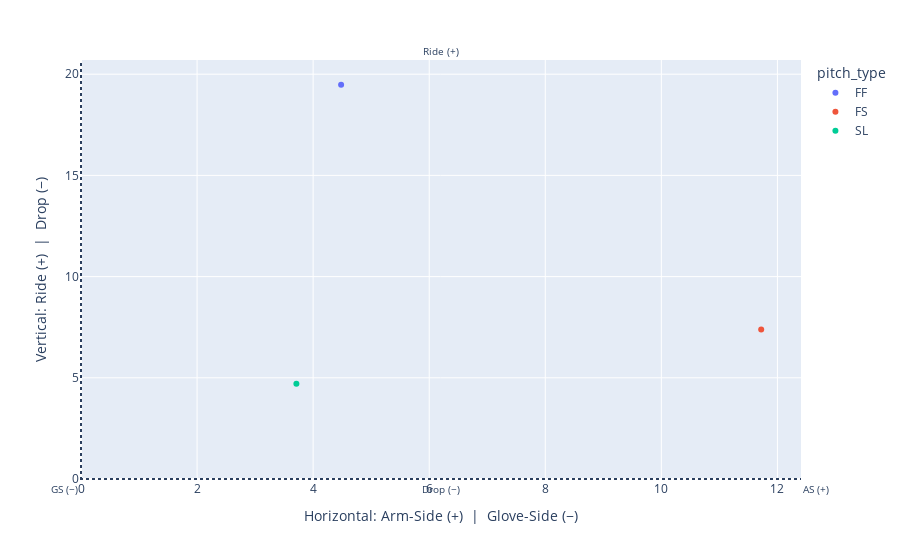
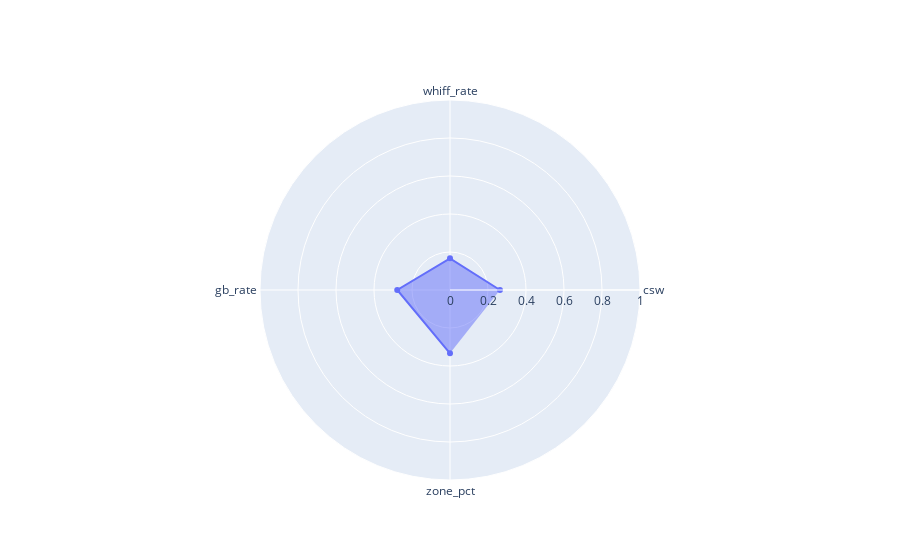
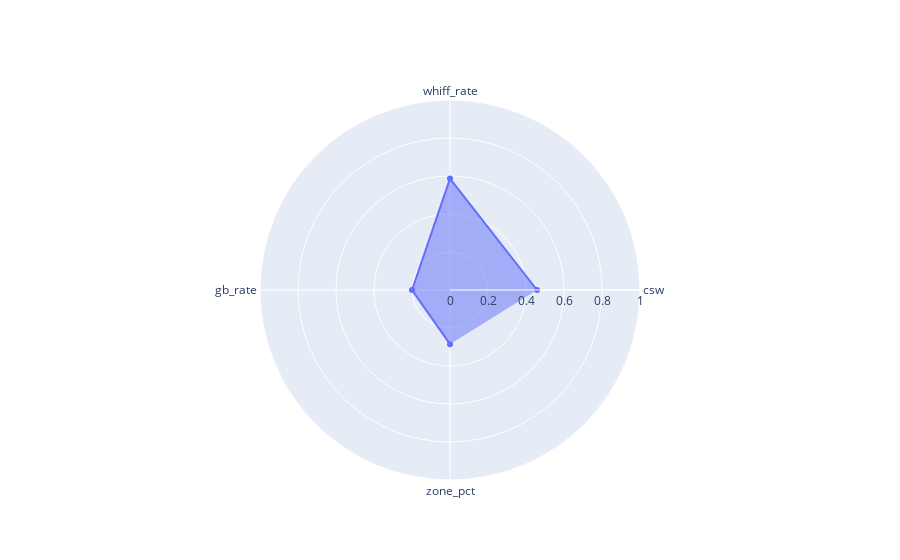
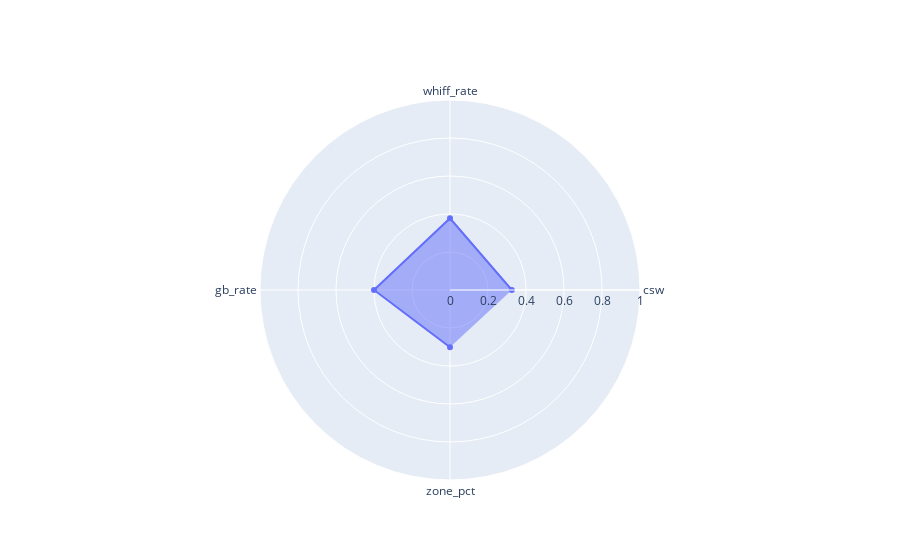

These figures' notebook cell, in order:
### Code cell
if SELECTED_PITCHER:
    df_p = df_fit[df_fit["player_name"] == SELECTED_PITCHER].sort_values("pitch_type")
    try:
        display(df_p)
    except NameError:
        print(df_p)

    try:
        display(movement_scatter_xy(df_p, color="pitch_type"))
    except NameError:
        movement_scatter_xy(df_p, color="pitch_type").show()

    for _, row in df_p.iterrows():
        try:
            display(radar_quality(row))
        except NameError:
            radar_quality(row).show()
        print(xy_blurb(row))
else:
    print("No pitchers found. Try a different date window.")

### Figure 1 — Plotly figure (JSON) as saved in the notebook; plotly's stock layout.template omitted (floating-point values rounded to 4 significant figures)
{"data": [{"customdata": [["Yesavage, Trey", "FF", "R", 94.32, 0.1667, 0.2778, 0.263]], "hovertemplate": "pitch_type=%{customdata[1]}<br>hb_as_in=%{x}<br>ivb_in=%{y}<br>player_name=%{customdata[0]}<br>p_throws=%{customdata[2]}<br>velo=%{customdata[3]}<br>whiff_rate=%{customdata[4]}<br>gb_rate=%{customdata[5]}<br>csw=%{customdata[6]}<extra></extra>", "legendgroup": "FF", "marker": {"color": "#636efa", "symbol": "circle"}, "mode": "markers", "name": "FF", "orientation": "v", "showlegend": true, "type": "scatter", "x": [4.482], "xaxis": "x", "y": [19.48], "yaxis": "y"}, {"customdata": [["Yesavage, Trey", "FS", "R", 83.81, 0.5862, 0.2, 0.4581]], "hovertemplate": "pitch_type=%{customdata[1]}<br>hb_as_in=%{x}<br>ivb_in=%{y}<br>player_name=%{customdata[0]}<br>p_throws=%{customdata[2]}<br>velo=%{customdata[3]}<br>whiff_rate=%{customdata[4]}<br>gb_rate=%{customdata[5]}<br>csw=%{customdata[6]}<extra></extra>", "legendgroup": "FS", "marker": {"color": "#EF553B", "symbol": "circle"}, "mode": "markers", "name": "FS", "orientation": "v", "showlegend": true, "type": "scatter", "x": [11.72], "xaxis": "x", "y": [7.39], "yaxis": "y"}, {"customdata": [["Yesavage, Trey", "SL", "R", 88.49, 0.3774, 0.4, 0.3254]], "hovertemplate": "pitch_type=%{customdata[1]}<br>hb_as_in=%{x}<br>ivb_in=%{y}<br>player_name=%{customdata[0]}<br>p_throws=%{customdata[2]}<br>velo=%{customdata[3]}<br>whiff_rate=%{customdata[4]}<br>gb_rate=%{customdata[5]}<br>csw=%{customdata[6]}<extra></extra>", "legendgroup": "SL", "marker": {"color": "#00cc96", "symbol": "circle"}, "mode": "markers", "name": "SL", "orientation": "v", "showlegend": true, "type": "scatter", "x": [3.711], "xaxis": "x", "y": [4.704], "yaxis": "y"}], "layout": {"annotations": [{"font": {"size": 10}, "showarrow": false, "text": "AS (+)", "x": 1, "xanchor": "left", "xref": "paper", "y": 0, "yanchor": "top", "yref": "paper"}, {"font": {"size": 10}, "showarrow": false, "text": "GS (−)", "x": 0, "xanchor": "right", "xref": "paper", "y": 0, "yanchor": "top", "yref": "paper"}, {"font": {"size": 10}, "showarrow": false, "text": "Ride (+)", "x": 0.5, "xanchor": "center", "xref": "paper", "y": 1, "yanchor": "bottom", "yref": "paper"}, {"font": {"size": 10}, "showarrow": false, "text": "Drop (−)", "x": 0.5, "xanchor": "center", "xref": "paper", "y": 0, "yanchor": "top", "yref": "paper"}], "legend": {"title": {"text": "pitch_type"}, "tracegroupgap": 0}, "margin": {"t": 60}, "shapes": [{"line": {"dash": "dot"}, "type": "line", "x0": 0, "x1": 1, "xref": "x domain", "y0": 0, "y1": 0, "yref": "y"}, {"line": {"dash": "dot"}, "type": "line", "x0": 0, "x1": 0, "xref": "x", "y0": 0, "y1": 1, "yref": "y domain"}], "xaxis": {"anchor": "y", "domain": [0, 1], "title": {"text": "Horizontal: Arm-Side (+)  |  Glove-Side (−)"}}, "yaxis": {"anchor": "x", "domain": [0, 1], "title": {"text": "Vertical: Ride (+)  |  Drop (−)"}}}}

### Figure 2 — Plotly figure (JSON) as saved in the notebook; plotly's stock layout.template omitted (floating-point values rounded to 4 significant figures)
{"data": [{"fill": "toself", "r": [0.263, 0.1667, 0.2778, 0.3333], "theta": ["csw", "whiff_rate", "gb_rate", "zone_pct"], "type": "scatterpolar"}], "layout": {"polar": {"radialaxis": {"range": [0, 1], "visible": true}}, "showlegend": false}}

### Figure 3 — Plotly figure (JSON) as saved in the notebook; plotly's stock layout.template omitted (floating-point values rounded to 4 significant figures)
{"data": [{"fill": "toself", "r": [0.4581, 0.5862, 0.2, 0.2849], "theta": ["csw", "whiff_rate", "gb_rate", "zone_pct"], "type": "scatterpolar"}], "layout": {"polar": {"radialaxis": {"range": [0, 1], "visible": true}}, "showlegend": false}}

### Figure 4 — Plotly figure (JSON) as saved in the notebook; plotly's stock layout.template omitted (floating-point values rounded to 4 significant figures)
{"data": [{"fill": "toself", "r": [0.3254, 0.3774, 0.4, 0.3014], "theta": ["csw", "whiff_rate", "gb_rate", "zone_pct"], "type": "scatterpolar"}], "layout": {"polar": {"radialaxis": {"range": [0, 1], "visible": true}}, "showlegend": false}}
